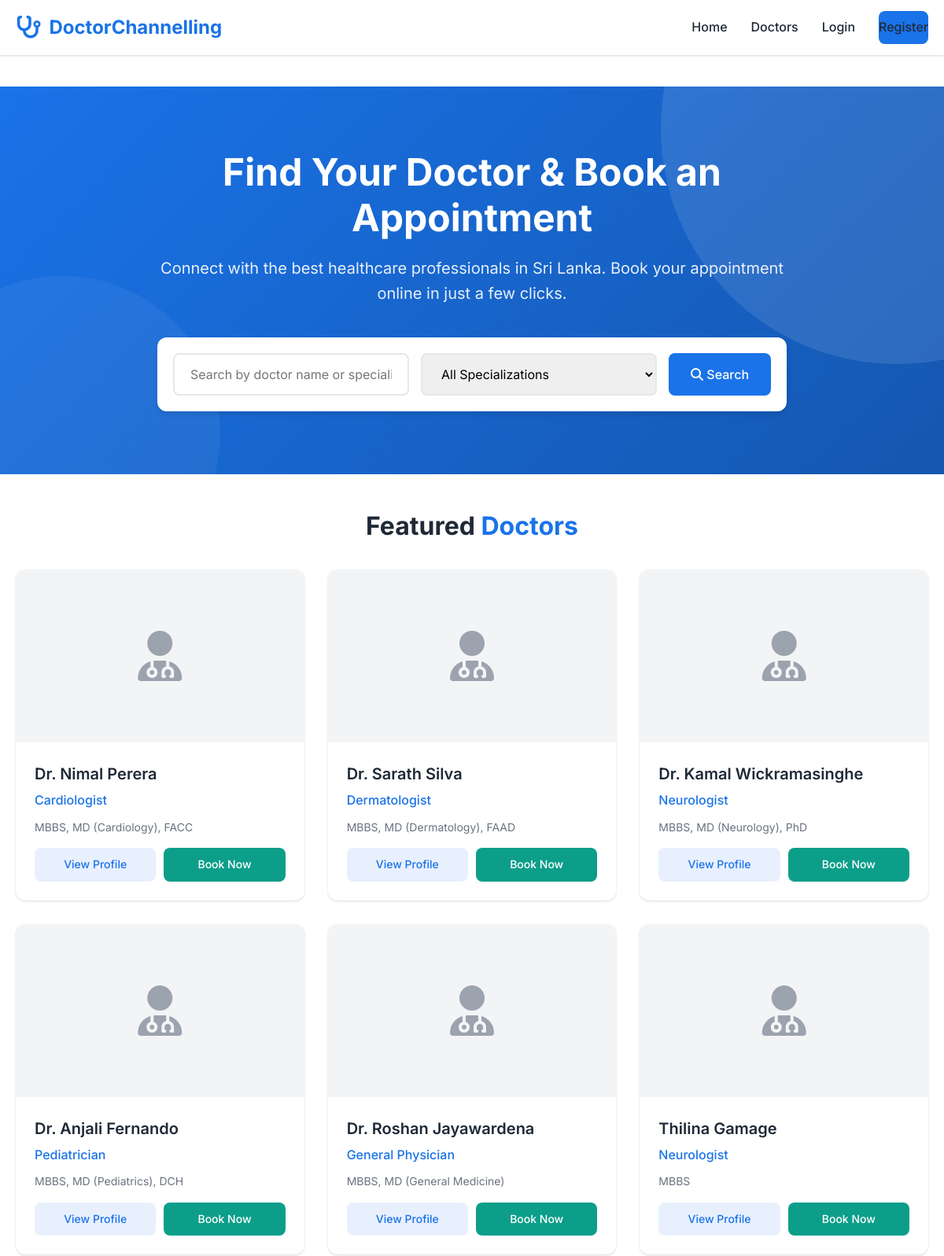
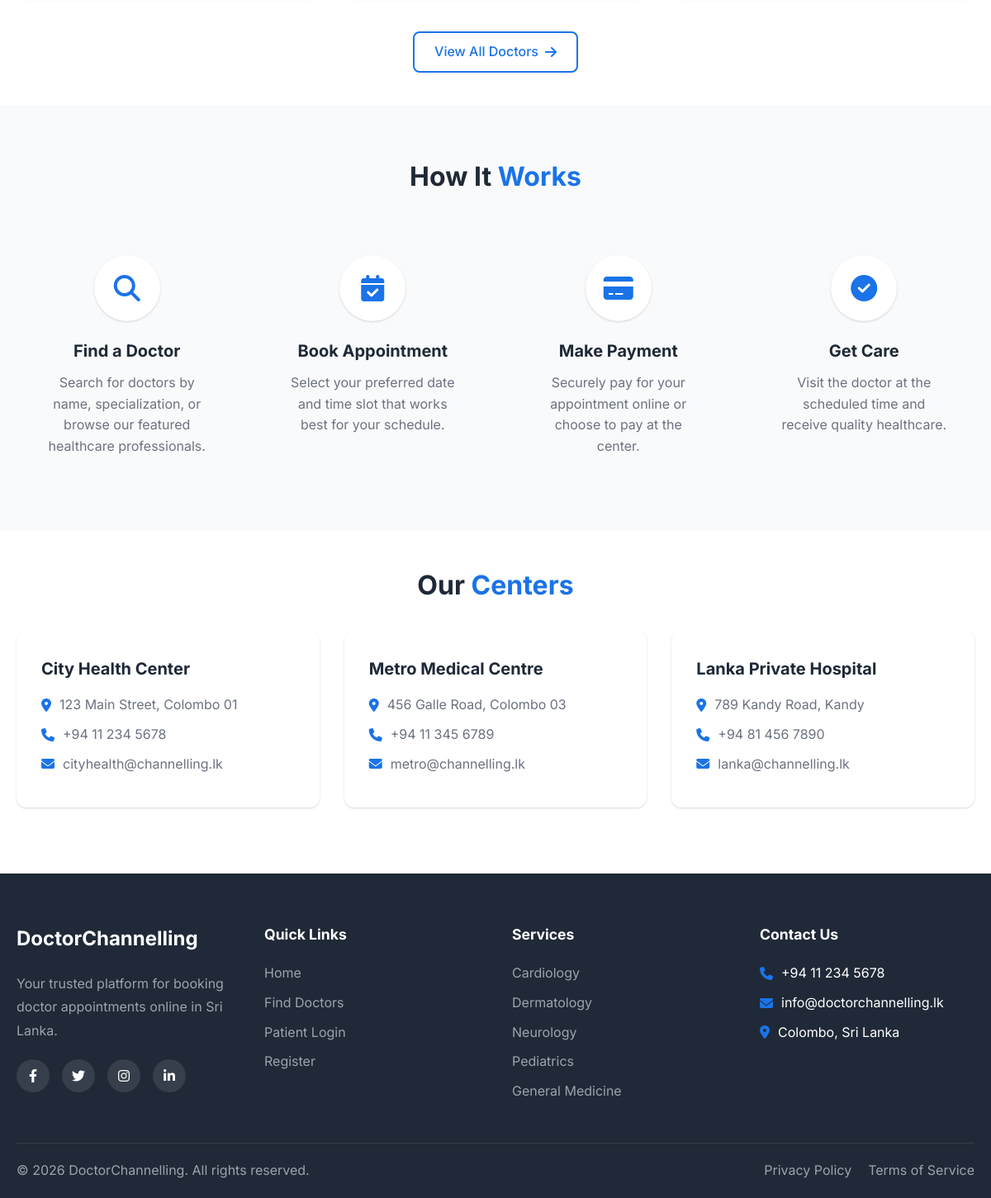
The page / on the database its author committed (2 pictures, top to bottom).
### tables this page shows
CREATE TABLE `doctors` (
  `doctor_id` int(11) NOT NULL,
  `full_name` varchar(100) NOT NULL,
  `specialization` varchar(100) NOT NULL,
  `email` varchar(100) NOT NULL,
  `phone` varchar(20) NOT NULL,
  `qualification` varchar(200) DEFAULT NULL,
  `bio` text DEFAULT NULL,
  `photo` varchar(255) DEFAULT 'default-doctor.png',
  `created_at` timestamp NOT NULL DEFAULT current_timestamp()
);

CREATE TABLE `channelling_centers` (
  `center_id` int(11) NOT NULL,
  `center_name` varchar(150) NOT NULL,
  `address` text NOT NULL,
  `phone` varchar(20) NOT NULL,
  `email` varchar(100) DEFAULT NULL,
  `created_at` timestamp NOT NULL DEFAULT current_timestamp()
);

### index.php (the view, shortened to what this page needs)
<?php
require_once 'includes/header.php';
require_once 'config/db.php';
$search = isset($_GET['search']) ? trim($_GET['search']) : '';
$query = "SELECT * FROM doctors WHERE 1=1";
$query .= " LIMIT 6";
$stmt = $conn->prepare($query);
$stmt->execute();
$doctors = $stmt->get_result()->fetch_all(MYSQLI_ASSOC);
$centers = [];
$centerResult = $conn->query("SELECT * FROM channelling_centers LIMIT 3");
while ($row = $centerResult->fetch_assoc()) {
    $centers[] = $row;
}
?>
<section class="hero">
    <div class="container">
        <div class="hero-content">
            <h1>Find Your Doctor & Book an Appointment</h1>
            <p>Connect with the best healthcare professionals in Sri Lanka. Book your appointment online in just a few clicks.</p>
            <form action="doctors.php" method="GET" class="search-box" style="background: white; padding: 20px; border-radius: 12px; display: flex; gap: 15px; flex-wrap: wrap; box-shadow: 0 4px 6px rgba(0,0,0,0.1);">
                <input type="text" name="search" placeholder="Search by doctor name or specialization..." value="<?php echo htmlspecialchars($search); ?>" style="flex: 1; min-width: 200px; padding: 14px 20px; border: 2px solid #e5e7eb; border-radius: 8px; font-size: 1rem;">
                <select name="specialization" style="padding: 14px 20px; border: 2px solid #e5e7eb; border-radius: 8px; min-width: 180px; font-size: 1rem;">
                    <option value="">All Specializations</option>
                </select>
                <button type="submit" style="padding: 14px 28px; background: #1a73e8; color: white; border: none; border-radius: 8px; font-size: 1rem; font-weight: 500; cursor: pointer;"><i class="fas fa-search"></i> Search</button>
            </form>
        </div>
    </div>
</section>
<section class="main-content">
    <div class="container">
        <h2 class="section-title">Featured <span>Doctors</span></h2>
        <?php if (empty($doctors)): ?>
        <div class="empty-state">
            <i class="fas fa-user-md"></i>
            <h3>No Doctors Found</h3>
            <p>Try adjusting your search criteria</p>
        </div>
        <?php else: ?>
        <div class="doctors-grid">
            <?php foreach ($doctors as $doctor): ?>
            <div class="doctor-card">
                <div class="doctor-image">
                    <i class="fas fa-user-md placeholder"></i>
                </div>
                <div class="doctor-info">
                    <h3><?php echo htmlspecialchars($doctor['full_name']); ?></h3>
                    <p class="doctor-specialization"><?php echo htmlspecialchars($doctor['specialization']); ?></p>
                    <p class="doctor-qualification"><?php echo htmlspecialchars($doctor['qualification']); ?></p>
                    <div class="doctor-actions">
                        <a href="doctor-detail.php?id=<?php echo $doctor['doctor_id']; ?>" class="btn-view">View Profile</a>
                        <a href="book-appointment.php?doctor_id=<?php echo $doctor['doctor_id']; ?>" class="btn-book">Book Now</a>
                    </div>
                </div>
            </div>
            <?php endforeach; ?>
        </div>
        <div style="text-align: center; margin-top: 40px;">
            <a href="doctors.php" class="btn-outline">View All Doctors <i class="fas fa-arrow-right"></i></a>
        </div>
        <?php endif; ?>
    </div>
</section>
<section class="how-it-works">
    <div class="container">
        <h2 class="section-title">How It <span>Works</span></h2>
        <div class="steps-grid">
            <div class="step-card">
                <div class="step-icon">
                    <i class="fas fa-search"></i>
                </div>
                <h3>Find a Doctor</h3>
                <p>Search for doctors by name, specialization, or browse our featured healthcare professionals.</p>
            </div>
            <div class="step-card">
                <div class="step-icon">
                    <i class="fas fa-calendar-check"></i>
                </div>
                <h3>Book Appointment</h3>
                <p>Select your preferred date and time slot that works best for your schedule.</p>
            </div>
            <div class="step-card">
                <div class="step-icon">
                    <i class="fas fa-credit-card"></i>
                </div>
                <h3>Make Payment</h3>
                <p>Securely pay for your appointment online or choose to pay at the center.</p>
            </div>
            <div class="step-card">
                <div class="step-icon">
                    <i class="fas fa-check-circle"></i>
                </div>
                <h3>Get Care</h3>
                <p>Visit the doctor at the scheduled time and receive quality healthcare.</p>
            </div>
        </div>
    </div>
</section>
<section class="main-content">
    <div class="container">
        <h2 class="section-title">Our <span>Centers</span></h2>
        <div class="centers-grid">
            <?php foreach ($centers as $center): ?>
            <div class="center-card-main">
                <h3><?php echo htmlspecialchars($center['center_name']); ?></h3>
                <p><i class="fas fa-map-marker-alt"></i> <?php echo htmlspecialchars($center['address']); ?></p>
                <p><i class="fas fa-phone"></i> <?php echo htmlspecialchars($center['phone']); ?></p>
                <p><i class="fas fa-envelope"></i> <?php echo htmlspecialchars($center['email']); ?></p>
            </div>
            <?php endforeach; ?>
        </div>
    </div>
</section>
<?php require_once 'includes/footer.php'; ?>

### includes/header.php (shortened to what this page needs)
<?php
$base_url = '/channelling-system/';
$patient_logged_in = isset($_SESSION['patient_id']);
$patient_name = $patient_logged_in ? $_SESSION['patient_name'] : '';
?>
<!DOCTYPE html>
<html lang="en">
<head>
    <link rel="stylesheet" href="https://cdnjs.cloudflare.com/ajax/libs/font-awesome/6.4.0/css/all.min.css">
    <link rel="stylesheet" href="/assets/css/style.css">
</head>
<body>
    <header class="main-header">
        <div class="container">
            <div class="header-content">
                <a href="<?php echo $base_url; ?>index.php" class="logo">
                    <i class="fas fa-stethoscope"></i>
                    <span>DoctorChannelling</span>
                </a>
                <nav class="main-nav">
                    <ul class="nav-list">
                        <li><a href="<?php echo $base_url; ?>index.php">Home</a></li>
                        <li><a href="<?php echo $base_url; ?>doctors.php">Doctors</a></li>
                        <?php if ($patient_logged_in): ?>
                        <li><a href="<?php echo $base_url; ?>my-appointments.php">My Appointments</a></li>
                        <li class="user-menu">
                            <a href="#" class="user-toggle">
                                <i class="fas fa-user-circle"></i>
                                <span><?php echo htmlspecialchars($patient_name); ?></span>
                                <i class="fas fa-chevron-down"></i>
                            </a>
                            <ul class="dropdown-menu">
                                <li><a href="<?php echo $base_url; ?>profile.php"><i class="fas fa-user"></i> Profile</a></li>
                                <li><a href="<?php echo $base_url; ?>logout.php"><i class="fas fa-sign-out-alt"></i> Logout</a></li>
                            </ul>
                        </li>
                        <?php else: ?>
                        <li><a href="<?php echo $base_url; ?>login.php" class="btn-text">Login</a></li>
                        <li><a href="<?php echo $base_url; ?>register.php" class="btn-primary">Register</a></li>
                        <?php endif; ?>
                    </ul>
                </nav>
            </div>
        </div>
    </header>
    <main class="main-content">

### includes/footer.php (shortened to what this page needs)
<?php if (!isset($admin_page)): ?>
    </main>
<?php endif; ?>
    <footer class="main-footer">
        <div class="container">
            <div class="footer-grid">
                <div class="footer-section">
                    <h3>DoctorChannelling</h3>
                    <p>Your trusted platform for booking doctor appointments online in Sri Lanka.</p>
                    <div class="social-links">
                        <a href="#"><i class="fab fa-facebook-f"></i></a>
                        <a href="#"><i class="fab fa-twitter"></i></a>
                        <a href="#"><i class="fab fa-instagram"></i></a>
                        <a href="#"><i class="fab fa-linkedin-in"></i></a>
                    </div>
                </div>
                <div class="footer-section">
                    <h4>Quick Links</h4>
                    <ul>
                        <li><a href="index.php">Home</a></li>
                        <li><a href="doctors.php">Find Doctors</a></li>
                        <li><a href="login.php">Patient Login</a></li>
                        <li><a href="register.php">Register</a></li>
                    </ul>
                </div>
                <div class="footer-section">
                    <h4>Services</h4>
                    <ul>
                        <li><a href="#">Cardiology</a></li>
                        <li><a href="#">Dermatology</a></li>
                        <li><a href="#">Neurology</a></li>
                        <li><a href="#">Pediatrics</a></li>
                        <li><a href="#">General Medicine</a></li>
                    </ul>
                </div>
                <div class="footer-section">
                    <h4>Contact Us</h4>
                    <ul class="contact-info">
                        <li><i class="fas fa-phone"></i> +94 11 234 5678</li>
                        <li><i class="fas fa-envelope"></i> info@doctorchannelling.lk</li>
                        <li><i class="fas fa-map-marker-alt"></i> Colombo, Sri Lanka</li>
                    </ul>
                </div>
            </div>
            <div class="footer-bottom">
                <p>&copy; <?php echo date('Y'); ?> DoctorChannelling. All rights reserved.</p>
                <div class="footer-links">
                    <a href="#">Privacy Policy</a>
                    <a href="#">Terms of Service</a>
                </div>
            </div>
        </div>
    </footer>
</body>
</html>

### rows shown on the page
doctors: full_name "Dr. Nimal Perera", specialization "Cardiologist", qualification "MBBS, MD (Cardiology), FACC"
doctors: full_name "Dr. Sarath Silva", specialization "Dermatologist", qualification "MBBS, MD (Dermatology), FAAD"
doctors: full_name "Dr. Kamal Wickramasinghe", specialization "Neurologist", qualification "MBBS, MD (Neurology), PhD"
doctors: full_name "Dr. Anjali Fernando", specialization "Pediatrician", qualification "MBBS, MD (Pediatrics), DCH"
doctors: full_name "Dr. Roshan Jayawardena", specialization "General Physician", qualification "MBBS, MD (General Medicine)"
doctors: full_name "Thilina Gamage", specialization "Neurologist", qualification "MBBS"
channelling_centers: center_name "City Health Center", address "123 Main Street, Colombo 01", phone "+94 11 234 5678", email "cityhealth@channelling.lk"
channelling_centers: center_name "Metro Medical Centre", address "456 Galle Road, Colombo 03", phone "+94 11 345 6789", email "metro@channelling.lk"
channelling_centers: center_name "Lanka Private Hospital", address "789 Kandy Road, Kandy", phone "+94 81 456 7890", email "lanka@channelling.lk"
